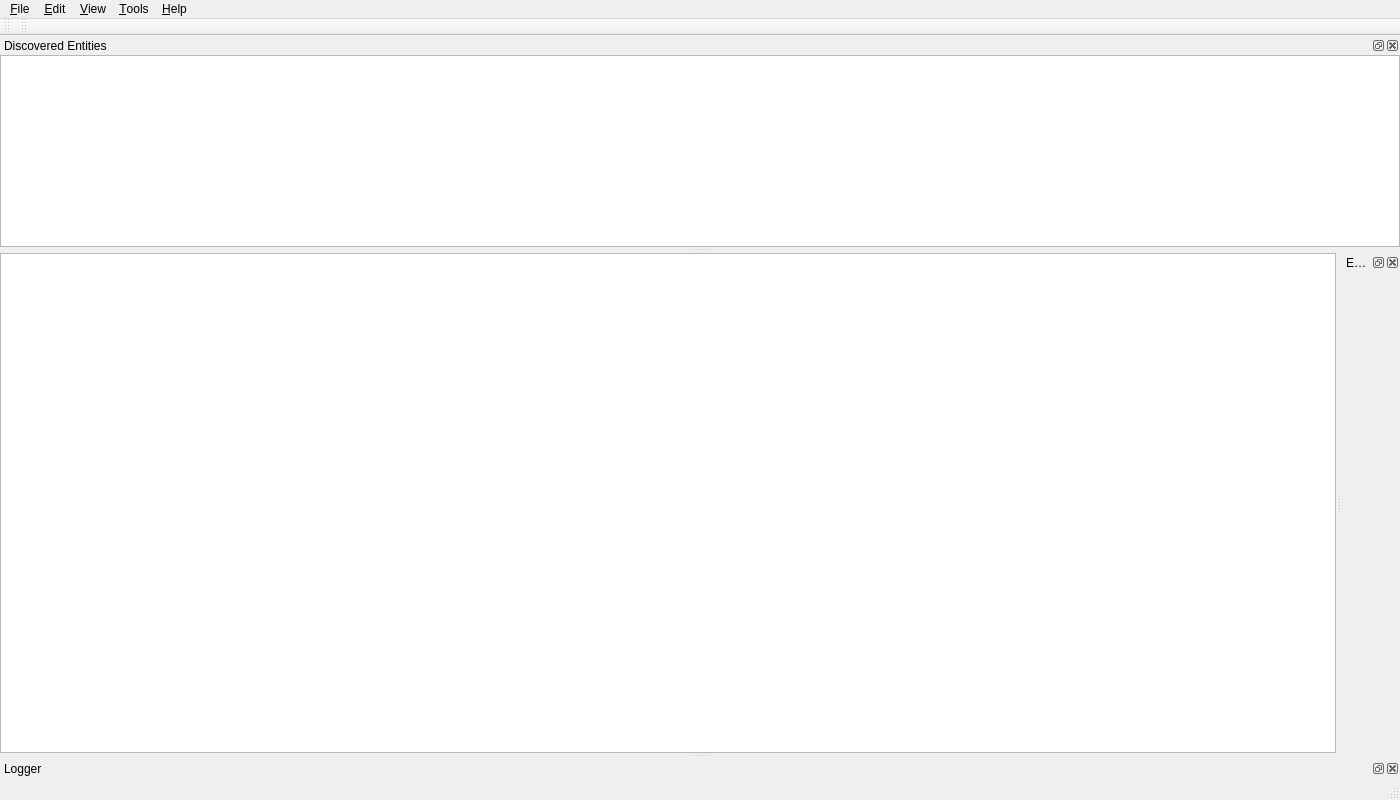
<?xml version="1.0" encoding="UTF-8"?>
<ui version="4.0">
 <class>MainWindow</class>
 <widget class="QMainWindow" name="MainWindow">
  <property name="geometry">
   <rect>
    <x>0</x>
    <y>0</y>
    <width>1400</width>
    <height>800</height>
   </rect>
  </property>
  <property name="iconSize">
   <size>
    <width>32</width>
    <height>32</height>
   </size>
  </property>
  <property name="dockOptions">
   <set>QMainWindow::AllowTabbedDocks|QMainWindow::AnimatedDocks</set>
  </property>
  <widget class="QWidget" name="centralWidget">
   <layout class="QVBoxLayout" name="verticalLayout" stretch="0">
    <property name="spacing">
     <number>0</number>
    </property>
    <property name="leftMargin">
     <number>0</number>
    </property>
    <property name="topMargin">
     <number>0</number>
    </property>
    <property name="rightMargin">
     <number>0</number>
    </property>
    <property name="bottomMargin">
     <number>0</number>
    </property>
    <item>
     <widget class="QSplitter" name="splitter">
      <property name="orientation">
       <enum>Qt::Vertical</enum>
      </property>
      <widget class="connectionMatrix::View" name="routingTableView"/>
     </widget>
    </item>
   </layout>
  </widget>
  <widget class="QMenuBar" name="menubar">
   <property name="geometry">
    <rect>
     <x>0</x>
     <y>0</y>
     <width>1400</width>
     <height>21</height>
    </rect>
   </property>
   <widget class="QMenu" name="menuFile">
    <property name="title">
     <string>&amp;File</string>
    </property>
    <widget class="QMenu" name="menuExport">
     <property name="title">
      <string>&amp;Export</string>
     </property>
     <addaction name="actionExportFullNetworkState"/>
    </widget>
    <addaction name="menuExport"/>
    <addaction name="separator"/>
    <addaction name="actionQuit"/>
   </widget>
   <widget class="QMenu" name="menuView">
    <property name="title">
     <string>&amp;View</string>
    </property>
    <addaction name="actionStreamModeRouting"/>
    <addaction name="actionChannelModeRouting"/>
   </widget>
   <widget class="QMenu" name="menuHelp">
    <property name="title">
     <string>&amp;Help</string>
    </property>
    <addaction name="actionAbout"/>
    <addaction name="actionChangeLog"/>
    <addaction name="separator"/>
    <addaction name="actionCheckForUpdates"/>
    <addaction name="separator"/>
    <addaction name="actionOpenProjectWebPage"/>
   </widget>
   <widget class="QMenu" name="menuTools">
    <property name="title">
     <string>&amp;Tools</string>
    </property>
    <addaction name="actionMediaClockManagement"/>
    <addaction name="actionDeviceFirmwareUpdate"/>
   </widget>
   <widget class="QMenu" name="menuEdit">
    <property name="title">
     <string>&amp;Edit</string>
    </property>
    <addaction name="actionSettings"/>
   </widget>
   <addaction name="menuFile"/>
   <addaction name="menuEdit"/>
   <addaction name="menuView"/>
   <addaction name="menuTools"/>
   <addaction name="menuHelp"/>
  </widget>
  <widget class="QStatusBar" name="statusbar"/>
  <widget class="QDockWidget" name="loggerDockWidget">
   <property name="windowTitle">
    <string>Logger</string>
   </property>
   <attribute name="dockWidgetArea">
    <number>8</number>
   </attribute>
   <widget class="LoggerView" name="loggerView"/>
  </widget>
  <widget class="QDockWidget" name="entityInspectorDockWidget">
   <property name="windowTitle">
    <string>Entity Model Inspector</string>
   </property>
   <attribute name="dockWidgetArea">
    <number>2</number>
   </attribute>
   <widget class="EntityInspector" name="entityInspector"/>
  </widget>
  <widget class="QToolBar" name="controllerToolBar">
   <property name="windowTitle">
    <string>Controller Toolbar</string>
   </property>
   <attribute name="toolBarArea">
    <enum>TopToolBarArea</enum>
   </attribute>
   <attribute name="toolBarBreak">
    <bool>false</bool>
   </attribute>
  </widget>
  <widget class="QToolBar" name="utilitiesToolBar">
   <property name="windowTitle">
    <string>Utilities Toolbar</string>
   </property>
   <attribute name="toolBarArea">
    <enum>TopToolBarArea</enum>
   </attribute>
   <attribute name="toolBarBreak">
    <bool>false</bool>
   </attribute>
  </widget>
  <widget class="QDockWidget" name="entitiesDockWidget">
   <property name="allowedAreas">
    <set>Qt::BottomDockWidgetArea|Qt::TopDockWidgetArea</set>
   </property>
   <property name="windowTitle">
    <string>Discovered Entities</string>
   </property>
   <attribute name="dockWidgetArea">
    <number>4</number>
   </attribute>
   <widget class="DiscoveredEntitiesView" name="discoveredEntitiesView"/>
  </widget>
  <action name="actionQuit">
   <property name="text">
    <string>&amp;Quit</string>
   </property>
  </action>
  <action name="actionAbout">
   <property name="text">
    <string>About...</string>
   </property>
  </action>
  <action name="actionChangeLog">
   <property name="text">
    <string>Change Log...</string>
   </property>
  </action>
  <action name="actionMediaClockManagement">
   <property name="text">
    <string>&amp;Media Clock Management...</string>
   </property>
  </action>
  <action name="actionOpenProjectWebPage">
   <property name="text">
    <string>Open Project WebPage</string>
   </property>
  </action>
  <action name="actionExportFullNetworkState">
   <property name="text">
    <string>Full Network State...</string>
   </property>
  </action>
  <action name="actionSettings">
   <property name="text">
    <string>&amp;Settings...</string>
   </property>
  </action>
  <action name="actionDeviceFirmwareUpdate">
   <property name="text">
    <string>&amp;Device Firmware Update...</string>
   </property>
  </action>
  <action name="actionStreamModeRouting">
   <property name="checkable">
    <bool>true</bool>
   </property>
   <property name="text">
    <string>Stream Based Connections</string>
   </property>
  </action>
  <action name="actionChannelModeRouting">
   <property name="checkable">
    <bool>true</bool>
   </property>
   <property name="text">
    <string>Channel Based Connections</string>
   </property>
  </action>
  <action name="actionSchemeSystem">
   <property name="checkable">
    <bool>true</bool>
   </property>
   <property name="text">
    <string>System Default</string>
   </property>
  </action>
  <action name="actionSchemeLight">
   <property name="checkable">
    <bool>true</bool>
   </property>
   <property name="text">
    <string>Light</string>
   </property>
  </action>
  <action name="actionSchemeDark">
   <property name="checkable">
    <bool>true</bool>
   </property>
   <property name="text">
    <string>Dark</string>
   </property>
  </action>
  <action name="actionCheckForUpdates">
   <property name="text">
    <string>Check For Updates...</string>
   </property>
  </action>
 </widget>
 <customwidgets>
  <customwidget>
   <class>connectionMatrix::View</class>
   <extends>QTableView</extends>
   <header>connectionMatrix/view.hpp</header>
  </customwidget>
  <customwidget>
   <class>LoggerView</class>
   <extends>QWidget</extends>
   <header>loggerView.hpp</header>
   <container>1</container>
  </customwidget>
  <customwidget>
   <class>DiscoveredEntitiesView</class>
   <extends>QTableView</extends>
   <header>discoveredEntitiesView.hpp</header>
  </customwidget>
  <customwidget>
   <class>EntityInspector</class>
   <extends>QWidget</extends>
   <header>entityInspector.hpp</header>
  </customwidget>
 </customwidgets>
 <resources/>
 <connections>
  <connection>
   <sender>actionQuit</sender>
   <signal>triggered()</signal>
   <receiver>MainWindow</receiver>
   <slot>close()</slot>
   <hints>
    <hint type="sourcelabel">
     <x>-1</x>
     <y>-1</y>
    </hint>
    <hint type="destinationlabel">
     <x>399</x>
     <y>299</y>
    </hint>
   </hints>
  </connection>
 </connections>
 <slots>
  <slot>openSettings()</slot>
 </slots>
</ui>
